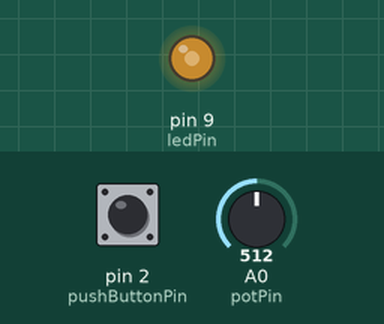
This sketch was run on a simulated Arduino Uno, built with avr-gcc and run on an emulated ATmega328P. On the bench: output pins drawn as LEDs (lit = HIGH). The test bench sets the inputs (shaded band); at power-on: pin 2 (pushButtonPin) HIGH, A0 (potPin) = 512.

Above: at 1.2 s.
1.3 s: pin 2 (pushButtonPin) pulled LOW for 0.15 s
At 2.2 s:
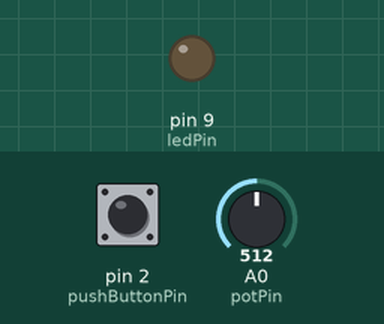
At 2.7 s:
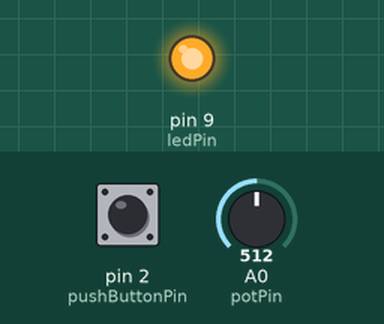
Timing chart, 0 to 10.3 s (numbered marks = the images above; inputs shaded):
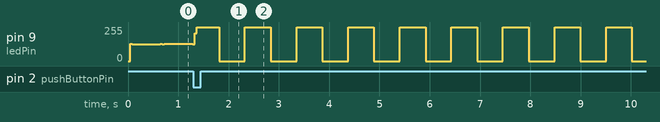

The sketch:

code.ino
```cpp
const int pushButtonPin = 2;
const int ledPin = 9;
const int potPin = A0;

void setup(){
  pinMode(pushButtonPin, INPUT);
  pinMode(ledPin, OUTPUT);
  pinMode(potPin, INPUT);
  digitalWrite(pushButtonPin, HIGH);
}

int delayTime = 500;
long lastTime = 0;
int ledState = LOW;
int sensorValue = 0;

void loop(){
 if(digitalRead(pushButtonPin) == LOW){
    sensorValue = analogRead(potPin);
 }

  if(millis() > lastTime + sensorValue){
    if(ledState == HIGH){
      ledState = LOW;
    }else{
      ledState = HIGH;
    }

    lastTime = millis();
    digitalWrite(ledPin, ledState);
  }
}
```

Measured:
- by itself, pin 9 (ledPin): repeats every 0.96 s: 255/255 0.45 s, 0/255 0.51 s
